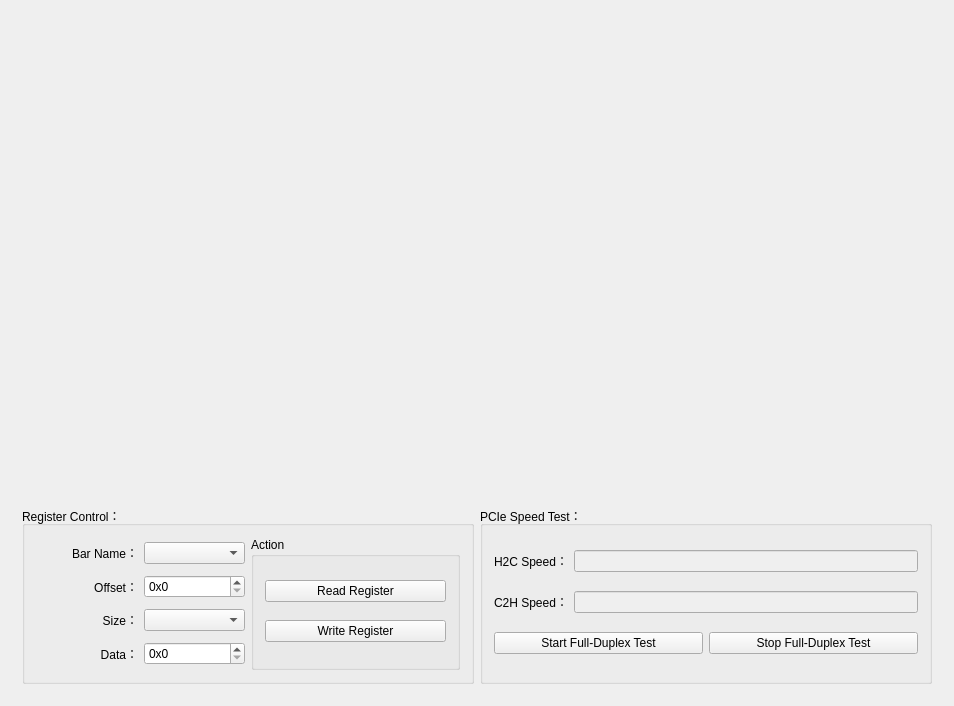
<?xml version="1.0" encoding="UTF-8"?>
<ui version="4.0">
 <class>CPCIe_XDMA_WidgetClass</class>
 <widget class="QWidget" name="CPCIe_XDMA_WidgetClass">
  <property name="geometry">
   <rect>
    <x>0</x>
    <y>0</y>
    <width>954</width>
    <height>706</height>
   </rect>
  </property>
  <property name="windowTitle">
   <string>CPcie_Widget</string>
  </property>
  <layout class="QGridLayout" name="gridLayout_2">
   <item row="0" column="0">
    <widget class="QCustomPlot" name="widgetCustomPlot" native="true"/>
   </item>
   <item row="1" column="0">
    <widget class="QWidget" name="widget" native="true">
     <property name="maximumSize">
      <size>
       <width>16777215</width>
       <height>200</height>
      </size>
     </property>
     <layout class="QHBoxLayout" name="horizontalLayout_5">
      <item>
       <widget class="QGroupBox" name="groupBox_RegControl">
        <property name="title">
         <string>Register Control：</string>
        </property>
        <layout class="QHBoxLayout" name="horizontalLayout_2">
         <item>
          <layout class="QGridLayout" name="gridLayout">
           <item row="2" column="0" colspan="2">
            <widget class="QLabel" name="label_2">
             <property name="text">
              <string>Size：</string>
             </property>
             <property name="alignment">
              <set>Qt::AlignRight|Qt::AlignTrailing|Qt::AlignVCenter</set>
             </property>
            </widget>
           </item>
           <item row="2" column="2" colspan="2">
            <widget class="QComboBox" name="comboBox_RegSize"/>
           </item>
           <item row="0" column="0" colspan="2">
            <widget class="QLabel" name="label_6">
             <property name="text">
              <string>Bar Name：</string>
             </property>
             <property name="alignment">
              <set>Qt::AlignRight|Qt::AlignTrailing|Qt::AlignVCenter</set>
             </property>
            </widget>
           </item>
           <item row="1" column="0" colspan="2">
            <widget class="QLabel" name="label">
             <property name="text">
              <string>Offset：</string>
             </property>
             <property name="alignment">
              <set>Qt::AlignRight|Qt::AlignTrailing|Qt::AlignVCenter</set>
             </property>
            </widget>
           </item>
           <item row="1" column="2" colspan="2">
            <widget class="QSpinBox" name="spinBox_RegOffset">
             <property name="prefix">
              <string>0x</string>
             </property>
             <property name="value">
              <number>0</number>
             </property>
             <property name="displayIntegerBase">
              <number>16</number>
             </property>
            </widget>
           </item>
           <item row="0" column="2" colspan="2">
            <widget class="QComboBox" name="comboBox_RegBarName"/>
           </item>
           <item row="3" column="2" colspan="2">
            <widget class="QSpinBox" name="spinBox_RegData">
             <property name="prefix">
              <string>0x</string>
             </property>
             <property name="value">
              <number>0</number>
             </property>
             <property name="displayIntegerBase">
              <number>16</number>
             </property>
            </widget>
           </item>
           <item row="3" column="0" colspan="2">
            <widget class="QLabel" name="label_3">
             <property name="text">
              <string>Data：</string>
             </property>
             <property name="alignment">
              <set>Qt::AlignRight|Qt::AlignTrailing|Qt::AlignVCenter</set>
             </property>
            </widget>
           </item>
          </layout>
         </item>
         <item>
          <widget class="QGroupBox" name="groupBox_3">
           <property name="title">
            <string>Action</string>
           </property>
           <layout class="QVBoxLayout" name="verticalLayout">
            <item>
             <widget class="QPushButton" name="pushButton_ReadReg">
              <property name="text">
               <string>Read Register</string>
              </property>
             </widget>
            </item>
            <item>
             <widget class="QPushButton" name="pushButton_WriteReg">
              <property name="text">
               <string>Write Register</string>
              </property>
             </widget>
            </item>
           </layout>
          </widget>
         </item>
        </layout>
       </widget>
      </item>
      <item>
       <widget class="QGroupBox" name="groupBox">
        <property name="title">
         <string>PCIe Speed Test：</string>
        </property>
        <layout class="QGridLayout" name="gridLayout_3">
         <item row="2" column="0">
          <widget class="QPushButton" name="pushButton_Start">
           <property name="text">
            <string>Start Full-Duplex Test</string>
           </property>
          </widget>
         </item>
         <item row="1" column="0" colspan="2">
          <layout class="QHBoxLayout" name="horizontalLayout_6">
           <item>
            <widget class="QLabel" name="label_5">
             <property name="text">
              <string>C2H Speed：</string>
             </property>
            </widget>
           </item>
           <item>
            <widget class="QLineEdit" name="lineEdit_C2HSpeed">
             <property name="enabled">
              <bool>false</bool>
             </property>
            </widget>
           </item>
          </layout>
         </item>
         <item row="0" column="0" colspan="2">
          <layout class="QHBoxLayout" name="horizontalLayout">
           <item>
            <widget class="QLabel" name="label_4">
             <property name="text">
              <string>H2C Speed：</string>
             </property>
            </widget>
           </item>
           <item>
            <widget class="QLineEdit" name="lineEdit_H2CSpeed">
             <property name="enabled">
              <bool>false</bool>
             </property>
            </widget>
           </item>
          </layout>
         </item>
         <item row="2" column="1">
          <widget class="QPushButton" name="pushButton_Stop">
           <property name="text">
            <string>Stop Full-Duplex Test</string>
           </property>
          </widget>
         </item>
        </layout>
       </widget>
      </item>
     </layout>
    </widget>
   </item>
  </layout>
 </widget>
 <layoutdefault spacing="6" margin="11"/>
 <customwidgets>
  <customwidget>
   <class>QCustomPlot</class>
   <extends>QWidget</extends>
   <header location="global">qcustomplot.h</header>
   <container>1</container>
  </customwidget>
 </customwidgets>
 <resources/>
 <connections/>
</ui>
